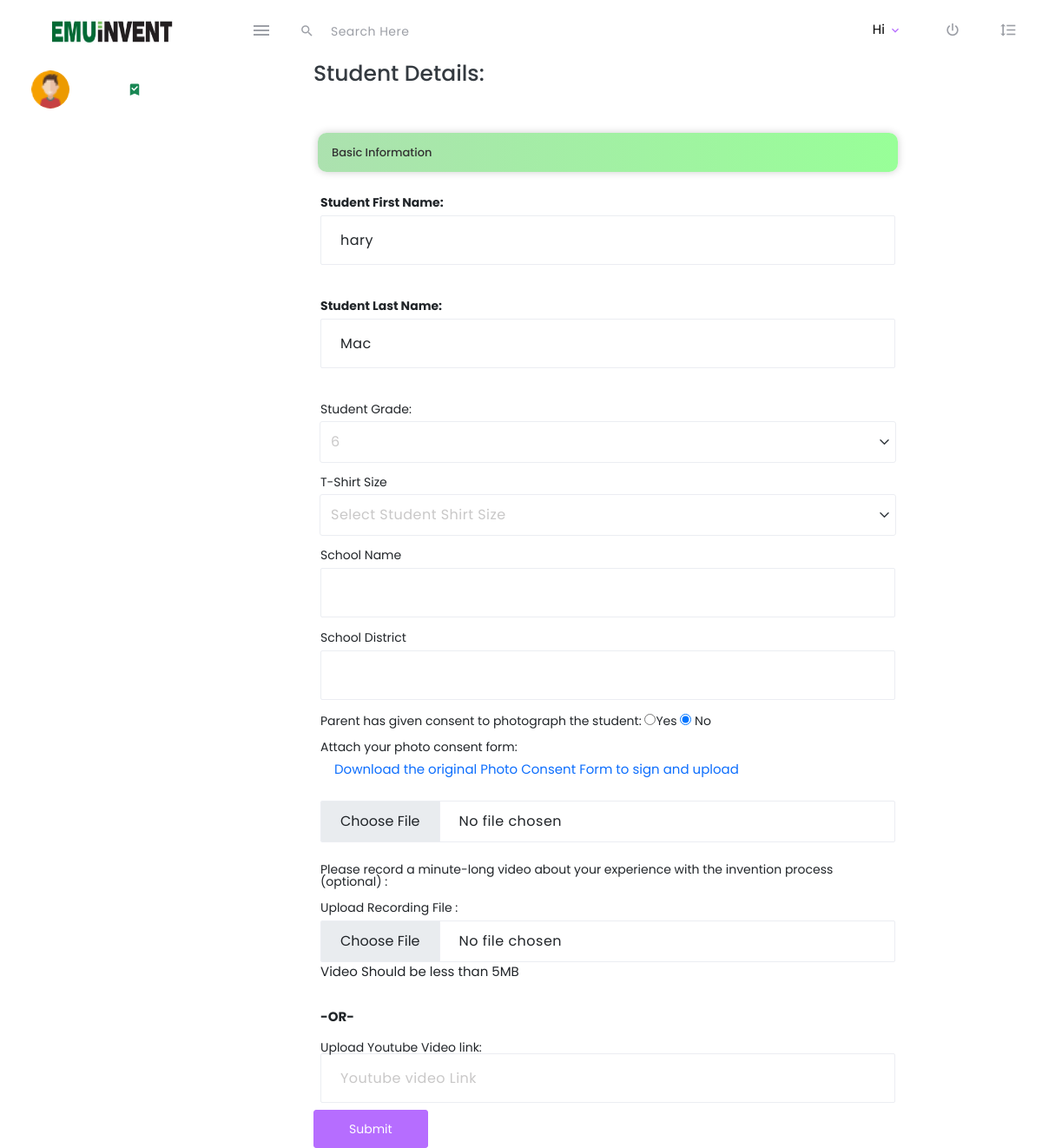
Screenshot of /adminpanel/student/edit_member.php?student_id=333 with the database file from the repository.
### tables this page shows
CREATE TABLE `tbl_team_member` (
  `id` int(10) NOT NULL,
  `team_id` int(11) DEFAULT NULL,
  `student_id` int(11) DEFAULT NULL,
  `student_first_name` varchar(100) DEFAULT NULL,
  `student_last_name` varchar(100) DEFAULT NULL,
  `student_grade` varchar(100) DEFAULT NULL,
  `student_school_name` varchar(1000) DEFAULT NULL,
  `student_school_district` varchar(100) DEFAULT NULL,
  `student_school_county` varchar(100) DEFAULT NULL,
  `t_shirt_size` varchar(100) DEFAULT NULL,
  `deleted` int(11) NOT NULL DEFAULT 0,
  `photo_consent` int(11) DEFAULT NULL,
  `photo_consent_form` varchar(1000) DEFAULT NULL,
  `video_exp_link` varchar(1000) DEFAULT NULL
);

### adminpanel/student/edit_member.php (the view, shortened to what this page needs)
<?php
include('../superadmin/config.php');
if(isset($_GET['student_log_id']))
{
	$id_s = $_GET['student_log_id'];
	$q_s = mysqli_query($conn,"select * from tbl_team_member where student_id = $id_s");
	$r_s = mysqli_fetch_assoc($q_s);
	$student_id = $r_s['id'];
}
else {
$student_id = $_GET['student_id'];
}
$q = mysqli_query($conn,"select * from tbl_team_member where id = $student_id");
$r = mysqli_fetch_assoc($q);
?>
<!DOCTYPE html>
<html lang="en">
<head>
    <link rel="stylesheet" href="../assets/vendors/mdi/css/materialdesignicons.min.css">
    <link rel="stylesheet" href="../assets/vendors/css/vendor.bundle.base.css">
    <link rel="stylesheet" href="../assets/css/style2.css">
</head>
<body>
    <div class="container-scroller ">
        <?php include '../dashboardheader.php'; ?>
     <div class="container d-flex justify-content-center col-md-10 px-5">
        <div class="col-9">
		<form id="edit_member" enctype="multipart/form-data" >
            <br>
            <h3> Student Details:</h3>
            <br>
            <table class="table table-borderless">
                <thead class="thead-dark">
                    <tr>
                        <th colspan="3"> Basic Information </th>
                     </tr>
                    </thead>
                <tr>
                    <td>
                        <div class="form-group">
                            <label for="email"> <b> Student First Name: </b> </label>
                            <input type="text" class="form-control" name="first_name" id="student_first_name" value="<?php echo $r['student_first_name']?>">
                        </div>
                    </td>
				</tr>
				<tr>
                    <td>
                        <div class="form-group">
                            <label for="email"><b> Student Last Name:</b></label>
                            <input type="text" class="form-control" name="last_name" id="student_last_name" value="<?php echo $r['student_last_name']?>">
                        </div>
                    </td>
				</tr>
				<tr>
                   <td>
                        <div>
						<label for="studentType" class="mb-2">Student Grade:</label>
						<select name="student_grade" class="form-control" required>
							<option value="6" <?php if($r['student_grade'] == '6') { echo 'selected';}?>>6</option>
						</select>
						</div>
					</td>
                </tr>
                <tr>
                   <td>
                        <div >
                            <label class="mb-2">
                                T-Shirt Size
                            </label>
                            <select name="student_tshirt" class="form-control" required>
							<option>Select Student Shirt Size</option>
						</select>
                        </div>
					</td>
                </tr>
                <tr>
                    <td>
						<div >
                            <label class="mb-2">
                                School Name
                            </label>
                            <input type="text"required autocomplete="off" class="form-control" name="student_school_name" value="<?php echo $r['student_school_name']?>"/>
                        </div>
					</td>
                </tr>
				<tr>
                    <td>
						<div >
                            <label class="mb-2">
                                School District
                            </label>
                            <input type="text"required autocomplete="off" class="form-control" name="student_school_district" value="<?php echo $r['student_school_district']?>"/>
                        </div>
                    </td>
                </tr>
				<tr>
				<td>
                          <div >
							<label for="pwd">Parent has given consent to photograph the student:</label>
                            <input type="radio" name="photo_consent" value="1"  <?php if(($r['photo_consent']) == 1 ) { echo 'Checked'; }?> />Yes
							<input type="radio" name="photo_consent" value="0"   <?php if(($r['photo_consent']) == 0 ) { echo 'Checked'; }?>/> No
                        </div>
                    </td>
				</tr>
				<tr>
                    <td>
                          <div >
                            <label for="pwd">Attach your photo consent form:</label>
							<p><a class="nav-link" href="Photo-video waiver form1.pdf" target="_blank">Download the original Photo Consent Form to sign and upload</a></p>
							<input type="file" class="form-control" id="studentEmail" name="log_book" placeholder="Upload photo consent form">
                        </div>
                    </td>
				</tr>
				<tr>
					<td>
					<div  >
					 <label for="pwd" class="my-2">Please record a minute-long video about your experience with the invention process (optional) :</label>
					<br>
						   <div >
                            <label for="pwd" class="my-2">Upload Recording File :</label>
                            <input type="file" class="form-control" name="fileToUpload" placeholder="Upload video">
							<p>Video Should be less than 5MB</p>
                        </div>
                        <br>
						<p><b>-OR-</b></p>
						<div >
                            <label for="pwd">Upload Youtube Video link:</label>
                            <input type="text" class="form-control" id="video_exp_link" name="video_exp_link" placeholder="Youtube video Link" value="<?php echo $r['video_exp_link']?>">
                        </div>
                        </div>
					</td>
				</tr>
            </table>
            <button type="submit" class="btn btn-primary" name="submit">Submit</button>
			</form>
        </div>
    </div>
</div>
</body>
</html>

### adminpanel/student/edit_member.php (style rules this page uses)
.table th { font-size: 13px !important; }
.thead-dark { background: -webkit-gradient(linear, left top, right top, from(#ACE1AF), to(#98FF98)) !important; background: linear-gradient(to right, #ACE1AF, #98FF98) !important; padding: .5rem; display: block; box-shadow: 0 0 10px rgba(0, 0, 0, 0.2); color: #333333; border-radius: 10px; margin: 20px 5px; font-size: 1.5rem; }
.form-control { width: 100%; }
select { display: block; width: 5%; padding: 0.2rem .2rem 0.2rem 0.2rem; -moz-padding-start: calc(0.75rem - 3px); font-size: .8rem; font-weight: 400; line-height: 1.5; color: black; font-family: 'Poppins', sans-serif !important; background-color: #fff; background-repeat: no-repeat; background-position: right 0.3rem center; background-size: 15px 12px; border: 1px solid #ced4da; border-radius: 2px; -webkit-transition: border-color 0.15s ease-in-out, -webkit-box-shadow 0.15s ease-in-out; transition: border-color 0.15s ease-in-out, -webkit-box-shadow 0.15s ease-in-out; transition: border-color 0.15s ease-in-out, box-shadow 0.15s ease-in-out; transition: border-color 0.15s ease-in-out, box-shadow 0.15s ease-in-out, -webkit-box-shadow 0.15s ease-in-out; -webkit-appearance: none; -moz-appearance: none; appearance: none; }

### rows the page displays
tbl_team_member: first_name "hary", last_name "Mac", student_grade "6", photo_consent "☑"
